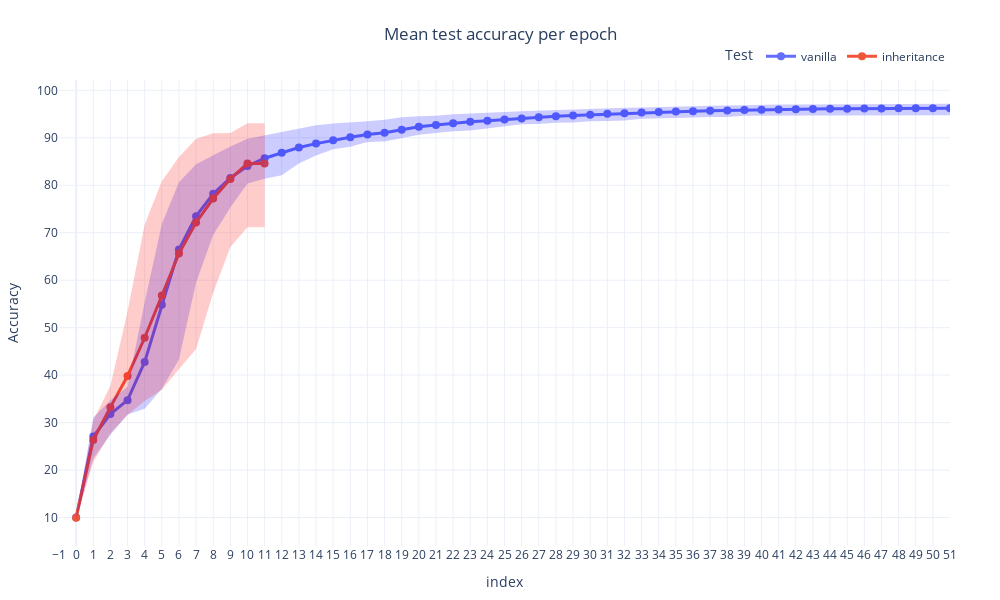

Here is the notebook cell this chart was saved with:
### Code cell
import plotly.express as px
import pandas as pd

# Assuming 'mean_df', 'df_min', and 'df_max' are your dataframes
fig = px.line(
    mean_df, 
    y=['vanilla', 'inheritance'], 
    title='Mean test accuracy per epoch',
    labels={"Value": "Accuracy"},
    markers=True,  # Add markers to the lines
    template="plotly_white", 
    width=1000, height=600
)

# Update trace settings for the main plot
fig.update_traces(line=dict(width=3), marker=dict(size=8))

# Adding min-max range shadows for 'vanilla'
#fig.add_traces([
#    px.line(mean_df, y='vanilla').data[0],  # Add the vanilla mean line
#    px.line(mean_df, y='inheritance').data[0]  # Add the inheritance mean line
#])

fig.add_traces([
    # Min-max shadows for 'vanilla'
    dict(
        x=mean_df.index, 
        y=df_min['vanilla'], 
        fill=None,
        mode='lines',
        line=dict(width=0),
        showlegend=False
    ),
    dict(
        x=mean_df.index, 
        y=df_max['vanilla'], 
        fill='tonexty',  # Fill the area between min and max
        mode='lines',
        line=dict(width=0),
        fillcolor='rgba(0, 0, 255, 0.2)',  # Light red for shadow
        showlegend=False
    ),
    
    # Min-max shadows for 'inheritance'
    dict(
        x=mean_df.index, 
        y=df_min['inheritance'], 
        fill=None,
        mode='lines',
        line=dict(width=0),
        showlegend=False
    ),
    dict(
        x=mean_df.index, 
        y=df_max['inheritance'], 
        fill='tonexty',  # Fill the area between min and max
        mode='lines',
        line=dict(width=0),
        fillcolor='rgba(255, 0, 0, 0.2)',  # Light blue for shadow
        showlegend=False
    )
])

# Update layout settings
fig.update_layout(
    title={'text': 'Mean test accuracy per epoch', 'x':0.5, 'xanchor': 'center'},
    xaxis=dict(tickmode='linear', dtick=1, showgrid=True, range=[-1, 51]),
    yaxis=dict(title="Accuracy"),
    legend=dict(title='Test', orientation="h", yanchor="bottom", y=1.02, xanchor="right", x=1),
    margin=dict(l=50, r=50, t=80, b=50)
)

# Display the plot
fig.show()

### Figure 1 — Plotly figure (JSON) as saved in the notebook; plotly's stock layout.template omitted (floating-point values rounded to 4 significant figures)
{"data": [{"hovertemplate": "variable=vanilla<br>index=%{x}<br>value=%{y}<extra></extra>", "legendgroup": "vanilla", "line": {"color": "#636efa", "dash": "solid", "width": 3}, "marker": {"size": 8, "symbol": "circle"}, "mode": "lines+markers", "name": "vanilla", "orientation": "v", "showlegend": true, "type": "scatter", "x": [0, 1, 2, 3, 4, 5, 6, 7, 8, 9, 10, 11, 12, 13, 14, 15, 16, 17, 18, 19, 20, 21, 22, 23, 24, 25, 26, 27, 28, 29, 30, 31, 32, 33, 34, 35, 36, 37, 38, 39, 40, 41, 42, 43, 44, 45, 46, 47, 48, 49, 50, 51], "xaxis": "x", "y": [10.0, 27.04, 31.79, 34.73, 42.78, 54.83, 66.45, 73.5, 78.2, 81.54, 84.06, 85.69, 86.87, 87.94, 88.77, 89.5, 90.13, 90.69, 91.07, 91.7, 92.32, 92.67, 93.05, 93.36, 93.61, 93.87, 94.08, 94.33, 94.52, 94.71, 94.85, 95.04, 95.16, 95.31, 95.43, 95.53, 95.62, 95.69, 95.77, 95.85, 95.93, 95.99, 96.04, 96.08, 96.11, 96.14, 96.17, 96.19, 96.2, 96.21, 96.22, 96.22], "yaxis": "y"}, {"hovertemplate": "variable=inheritance<br>index=%{x}<br>value=%{y}<extra></extra>", "legendgroup": "inheritance", "line": {"color": "#EF553B", "dash": "solid", "width": 3}, "marker": {"size": 8, "symbol": "circle"}, "mode": "lines+markers", "name": "inheritance", "orientation": "v", "showlegend": true, "type": "scatter", "x": [0, 1, 2, 3, 4, 5, 6, 7, 8, 9, 10, 11, 12, 13, 14, 15, 16, 17, 18, 19, 20, 21, 22, 23, 24, 25, 26, 27, 28, 29, 30, 31, 32, 33, 34, 35, 36, 37, 38, 39, 40, 41, 42, 43, 44, 45, 46, 47, 48, 49, 50, 51], "xaxis": "x", "y": [9.96, 26.33, 33.25, 39.82, 47.87, 56.77, 65.62, 72.16, 77.2, 81.34, 84.61, 84.61, null, null, null, null, null, null, null, null, null, null, null, null, null, null, null, null, null, null, null, null, null, null, null, null, null, null, null, null, null, null, null, null, null, null, null, null, null, null, null, null], "yaxis": "y"}, {"line": {"width": 0}, "mode": "lines", "showlegend": false, "type": "scatter", "x": [0, 1, 2, 3, 4, 5, 6, 7, 8, 9, 10, 11, 12, 13, 14, 15, 16, 17, 18, 19, 20, 21, 22, 23, 24, 25, 26, 27, 28, 29, 30, 31, 32, 33, 34, 35, 36, 37, 38, 39, 40, 41, 42, 43, 44, 45, 46, 47, 48, 49, 50, 51], "y": [9.81, 22.41, 27.46, 31.69, 32.92, 37.13, 43.3, 59.52, 69.54, 75.29, 80.39, 81.38, 82.1, 84.61, 86.26, 87.58, 88.13, 89.09, 89.24, 89.96, 90.64, 91.01, 91.4, 91.56, 91.95, 92.38, 92.85, 92.92, 93.17, 93.2, 93.51, 93.53, 93.65, 94.01, 94.15, 94.15, 94.28, 94.37, 94.37, 94.66, 94.7, 94.7, 94.7, 94.7, 94.7, 94.7, 94.71, 94.71, 94.71, 94.73, 94.77, 94.77]}, {"fill": "tonexty", "fillcolor": "rgba(0, 0, 255, 0.2)", "line": {"width": 0}, "mode": "lines", "showlegend": false, "type": "scatter", "x": [0, 1, 2, 3, 4, 5, 6, 7, 8, 9, 10, 11, 12, 13, 14, 15, 16, 17, 18, 19, 20, 21, 22, 23, 24, 25, 26, 27, 28, 29, 30, 31, 32, 33, 34, 35, 36, 37, 38, 39, 40, 41, 42, 43, 44, 45, 46, 47, 48, 49, 50, 51], "y": [10.3, 31.07, 34.72, 37.53, 55.36, 71.84, 80.65, 84.41, 86.32, 88.19, 89.82, 90.51, 91.18, 91.81, 92.63, 93.01, 93.19, 93.5, 93.79, 94.32, 94.54, 94.67, 94.97, 95.08, 95.34, 95.42, 95.58, 95.72, 95.81, 96.03, 96.13, 96.26, 96.34, 96.4, 96.52, 96.63, 96.72, 96.73, 96.79, 96.9, 96.93, 97.02, 97.03, 97.06, 97.08, 97.09, 97.16, 97.18, 97.18, 97.18, 97.18, 97.18]}, {"line": {"width": 0}, "mode": "lines", "showlegend": false, "type": "scatter", "x": [0, 1, 2, 3, 4, 5, 6, 7, 8, 9, 10, 11, 12, 13, 14, 15, 16, 17, 18, 19, 20, 21, 22, 23, 24, 25, 26, 27, 28, 29, 30, 31, 32, 33, 34, 35, 36, 37, 38, 39, 40, 41, 42, 43, 44, 45, 46, 47, 48, 49, 50, 51], "y": [9.57, 21.71, 27.73, 31.59, 34.57, 36.94, 41.22, 45.5, 57.33, 66.99, 71.16, 71.16, null, null, null, null, null, null, null, null, null, null, null, null, null, null, null, null, null, null, null, null, null, null, null, null, null, null, null, null, null, null, null, null, null, null, null, null, null, null, null, null]}, {"fill": "tonexty", "fillcolor": "rgba(255, 0, 0, 0.2)", "line": {"width": 0}, "mode": "lines", "showlegend": false, "type": "scatter", "x": [0, 1, 2, 3, 4, 5, 6, 7, 8, 9, 10, 11, 12, 13, 14, 15, 16, 17, 18, 19, 20, 21, 22, 23, 24, 25, 26, 27, 28, 29, 30, 31, 32, 33, 34, 35, 36, 37, 38, 39, 40, 41, 42, 43, 44, 45, 46, 47, 48, 49, 50, 51], "y": [10.24, 30.44, 37.75, 53.4, 71.72, 80.85, 85.98, 89.82, 90.94, 91.03, 93.07, 93.07, null, null, null, null, null, null, null, null, null, null, null, null, null, null, null, null, null, null, null, null, null, null, null, null, null, null, null, null, null, null, null, null, null, null, null, null, null, null, null, null]}], "layout": {"height": 600, "legend": {"orientation": "h", "title": {"text": "Test"}, "tracegroupgap": 0, "x": 1, "xanchor": "right", "y": 1.02, "yanchor": "bottom"}, "margin": {"b": 50, "l": 50, "r": 50, "t": 80}, "title": {"text": "Mean test accuracy per epoch", "x": 0.5, "xanchor": "center"}, "width": 1000, "xaxis": {"anchor": "y", "domain": [0, 1], "dtick": 1, "range": [-1, 51], "showgrid": true, "tickmode": "linear", "title": {"text": "index"}, "type": "linear"}, "yaxis": {"anchor": "x", "autorange": true, "domain": [0, 1], "range": [3.979, 102.2], "title": {"text": "Accuracy"}, "type": "linear"}}}
